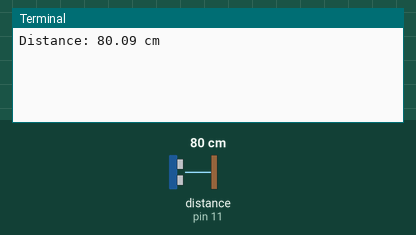
This program was run on a simulated Raspberry Pi (header pin numbers). On the bench: the last lines printed to the terminal. The inputs (shaded band) are chosen by the test bench; at power-on: distance to the obstacle (sensor on pin 11) 80 cm. The echo pulse lasts 58.3 µs per cm; requests to the public web service named in the program get a made-up reply in its usual format after 0.4 s (London, UTC, broken clouds, 64 % humidity, 1013 hPa unless stated); the clock reads 2024-03-15 10:24:30 at power-on unless the program sets it.

Above: at 1.2 s.
1.3 s: distance to the obstacle (sensor on pin 11) set to 2 cm
At 6.2 s:
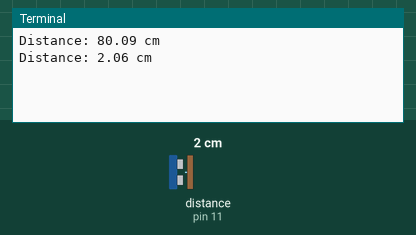
7.7 s: distance to the obstacle (sensor on pin 11) set to 4 cm
At 11.5 s:
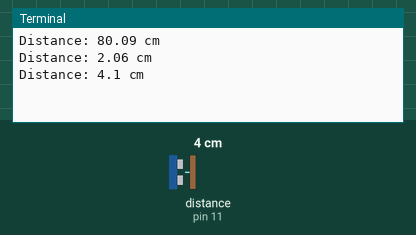
Timing chart, 0 to 13.0 s (numbered marks = the images above; inputs shaded):
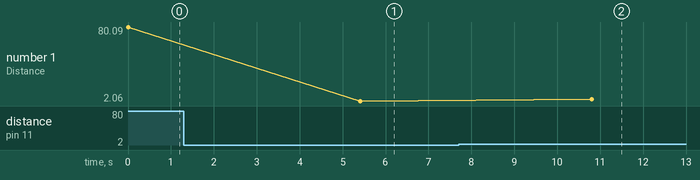

Measured:
- after the input at 1.3 s, the terminal: prints a new line after 4.1 s (image 1)
- after the input at 7.7 s, the terminal: prints a new line after 3.1 s (image 2)
- plotted number 1: 80.09 → 2.06 after the input at 1.3 s, 2.06 → 4.1 after the input at 7.7 s

The program:

thingspeak.py
```python
import urllib.request
import RPi.GPIO as GPIO
import time

# set up the ultrasonic sensor pins
TRIG_PIN = 7
ECHO_PIN = 11

GPIO.setmode(GPIO.BOARD)
GPIO.setup(TRIG_PIN, GPIO.OUT)
GPIO.setup(ECHO_PIN, GPIO.IN)

# set up the Thingspeak API parameters
THINGSPEAK_API_KEY = 'THINGSPEAK_WRITE_API_KEY'
THINGSPEAK_URL = 'https://api.thingspeak.com/update'

# function to measure the distance using the ultrasonic sensor
def get_distance():
    GPIO.output(TRIG_PIN, True)
    time.sleep(0.00001)
    GPIO.output(TRIG_PIN, False)

    while GPIO.input(ECHO_PIN) == False:
        start_time = time.time()

    while GPIO.input(ECHO_PIN) == True:
        end_time = time.time()

    duration = end_time - start_time
    distance = duration * 17150
    distance = round(distance, 2)
    return distance

# main loop
while True:
    distance = get_distance()
    print('Distance: {} cm'.format(distance))

    # upload the distance measurement to Thingspeak
    url = THINGSPEAK_URL + '?api_key=' + THINGSPEAK_API_KEY + '&field1=' + str(distance)
    urllib.request.urlopen(url)

    time.sleep(5)
```
